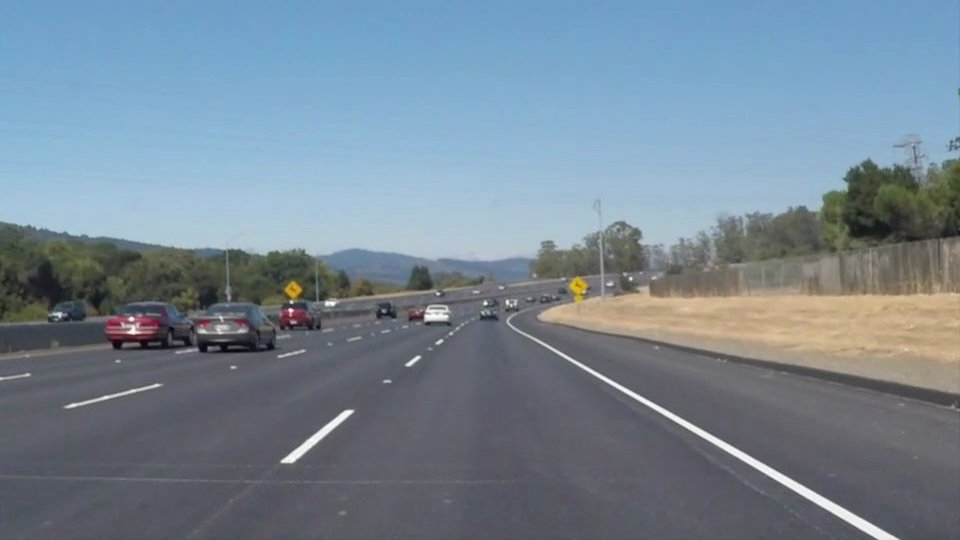
#> input picture Self-Driving Projects/Term 1/1. Finding Lane Lines Project/test_images/solidWhiteCurve.jpg, 960 x 540 px; its folder holds only this picture in this run
$ jupyter execute 'Lane Finding Project.ipynb'   (shell and % lines are left out)
#> lines starting #> are read from the running program, lines starting #| are printed output that depends on the picture; after the words box and inside, x2 and y2 are one past the last pixel; in counts of white or black regions, pixels touching at a corner belong together
# Finding Lane Lines Project
___

## Objective:
___

My Objective for this project is to find the Lane Lines in Images and Videos taken from a camera mounted on the center of a vehicle.

This will be completed by Thresholding Grayscale pixel values and using Canny Edge detection. Afterwards, I will mask the region of the edges detected to solely the region where lane lines would appear.

Then, next I will use a Hough Transformation on the masked edges to get the detected line segments, and calculate the lanes slopes to determine wheter the detected line is a part of the left lane or the right lane.

Lastly I will calculate the y-intercept of the lane lines and draw the detected straight line on the image.

## Code:
___

[cell 1]
import matplotlib.pyplot as plt
import matplotlib.image as mpimg
import matplotlib.gridspec as gridspec

import numpy as np
import cv2
import glob

#### Here are some the images used to test how robust the Lane Finding Pipeline should be.

[cell 2]
test_images = glob.glob('test_images/*.jpg')
num_images = len(test_images)
images = []
i = 0

fig = plt.figure(figsize=(30, 12))
gs = gridspec.GridSpec(1,num_images)


for path in test_images:
    image = mpimg.imread(path)
#> image is the input picture: shape (540, 960, 3); mean R, G, B 118.5, 134.5, 148.1
    images.append(image)
    plt.subplot(gs[i])
    plt.imshow(image)
    plt.axis('off')
    i += 1

print('There are', len(images), 'Test Images')
#| There are 1 Test Images

### Create the pipeline for drawing the lane lines as a function

[cell 3]
def process_image(image, display=False):

    # Convert the Image to Grayscale
    gray = cv2.cvtColor(image,cv2.COLOR_RGB2GRAY)


    # Defined a kernel size and applied Gaussian smoothing
    kernel_size = 5
    blur_gray = cv2.GaussianBlur(gray,(kernel_size, kernel_size),0)


    # Thresholding Grayscale pixel values
    low_color_threshold = 165
    high_color_threshold = 255
    color_mask = cv2.inRange(blur_gray,low_color_threshold,high_color_threshold)
    color_masked = cv2.bitwise_and(blur_gray,blur_gray, mask=color_mask)


    # Used Canny Edge Detection to detect edges with the follwing parameters
    low_threshold = 50
    high_threshold = 150
    edges = cv2.Canny(color_masked, low_threshold, high_threshold)


    # Mask the region of interest for lane lines
    mask = np.zeros_like(edges)
    ignore_mask_color = 255

    # Defined the 4 sided polygon that will represent our region of interest
    imshape = image.shape
    vertices = np.array([[(0,imshape[0]),(475, 310), (465, 310), (imshape[1],imshape[0])]], dtype=np.int32)
    cv2.fillPoly(mask, vertices, ignore_mask_color)

    masked_edges = cv2.bitwise_and(edges, mask)


    # Here are the Hough transform parameters

    rho = 2 # distance resolution in pixels of the Hough grid (Or Hough Accumulator Array)
    theta = np.pi/180 # angular resolution in radians of the Hough grid

    threshold = 25     # minimum number of votes (intersections in Hough grid cell)
    min_line_length = 3 # minimum number of pixels making up a line
    max_line_gap = 5    # maximum gap in pixels between connectable line segments

    # Detected line segments from the masked edges aquired earlier
    lines = cv2.HoughLinesP(masked_edges, rho, theta, threshold, np.array([]),
                                min_line_length, max_line_gap)

    # Iterate over each lne segment and draw their lines on a blank image
    leftSlopeTotal = 0
    rightSlopeTotal = 0
    leftYintTotal = 0
    rightYintTotal = 0
    leftAmount = 0
    rightAmount = 0

    for line in lines:
        for x1,y1,x2,y2 in line:

            if((x2-x1)==0):
                print('One of the values divides by 0')
            else:
                curSlope = (y2-y1)/(x2-x1)
                curYint1 = -1*curSlope*x1 + y1
                curYint2 = -1*curSlope*x2 + y2
                if(curSlope<=-0.5):
                    # Left Side
                    leftSlopeTotal = leftSlopeTotal + curSlope
                    leftYintTotal = leftYintTotal + curYint1
                    leftAmount = leftAmount + 1

                elif(curSlope>=0.5):
                    # Right Side
                    rightSlopeTotal = rightSlopeTotal + curSlope
                    rightYintTotal = rightYintTotal + curYint1
                    rightAmount= rightAmount + 1

    avgLeftSlope =leftSlopeTotal/leftAmount
    avgRightSlope = rightSlopeTotal/rightAmount
    avgLeftYint = leftYintTotal/leftAmount
    avgRightYint = rightYintTotal/rightAmount

    leftYpoint1 = imshape[0]
    leftXpoint1 = int((leftYpoint1-avgLeftYint)/avgLeftSlope)

    leftYpoint2 = 310
    leftXpoint2 = int((leftYpoint2-avgLeftYint)/avgLeftSlope)

    line_image = np.copy(image)*0 # creating a blank to draw lines on

    cv2.line(line_image,(leftXpoint1,leftYpoint1),(leftXpoint2,leftYpoint2),(255,0,0),10)

    rightYpoint1 = imshape[0]
    rightXpoint1 = int((rightYpoint1-avgRightYint)/avgRightSlope)

    rightYpoint2 = 310
    rightXpoint2 = int((rightYpoint2-avgRightYint)/avgRightSlope)
    cv2.line(line_image,(rightXpoint1,rightYpoint1),(rightXpoint2,rightYpoint2),(0,0,255),10)


    # Create a "color" binary image to combine with line image
    # color_edges = np.dstack((masked_edges, masked_edges, masked_edges))

    # Draw the lines on the edge image
    output_image = cv2.addWeighted(image, 0.8, line_image, 1, 0)
    # lines_edges = cv2.addWeighted(color_edges, 0.8, line_image, 1, 0)


    if (display):
        fig = plt.figure(figsize=(30, 12))
        gs = gridspec.GridSpec(1,4)

        plt.subplot(gs[0])
        plt.title('Grayscale Image')
        plt.imshow(gray, cmap='gray')
        plt.axis('off')

        plt.subplot(gs[1])
        plt.title('Region of Interest Mask')
        plt.imshow(mask, cmap='gray')
        plt.axis('off')

        plt.subplot(gs[2])
        plt.title('Edges within the Region of Interest')
        plt.imshow(masked_edges, cmap='gray')
        plt.axis('off')

        plt.subplot(gs[3])
        plt.title('Output Image')
        plt.imshow(output_image)
        plt.axis('off')


    return output_image

### Here are some images of each step in the pipeline

[cell 4]
for image in images:
    process_image(image,display=True)
#> this loop made 1 pass
#> (kernel_size in process_image, low_color_threshold in process_image, high_color_threshold in process_image, low_threshold in process_image, high_threshold in process_image, ignore_mask_color in process_image, imshape in process_image, vertices in process_image) on pass 1: (5, 165, 255, 50, 150, 255, (540, 960, 3), [[0, 540], [475, 310], [465, 310], [960, 540]])
#> pass 1, in process_image, `gray = cv2.cvtColor(image,cv2.COLOR_RGB2GRAY)`:
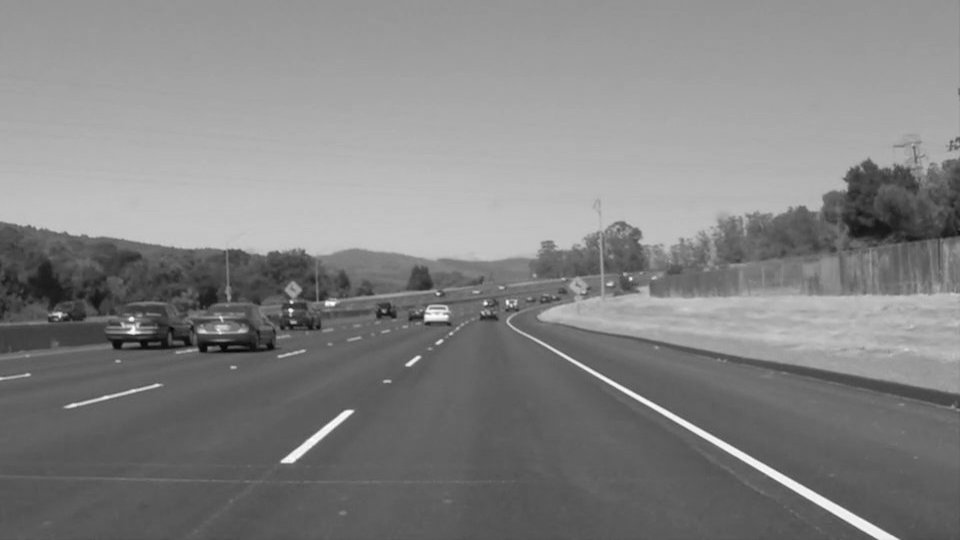
#> gray: shape (540, 960); min 5, max 255, mean 131.2
#> pass 1, in process_image, `color_mask = cv2.inRange(blur_gray,low_color_threshold,high_color_thre..`:
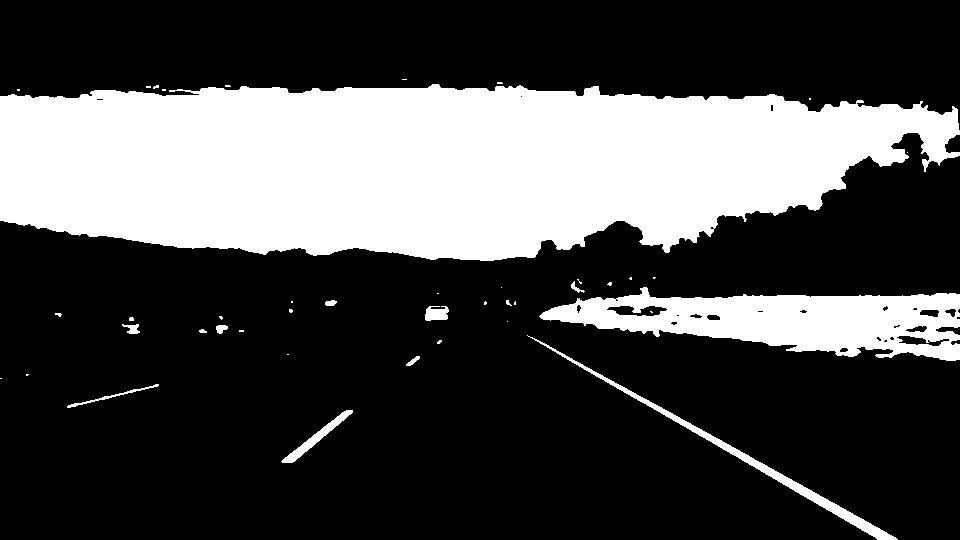
#> color_mask: shape (540, 960); 29.2% white; 42 white regions (30 under 20 px), largest, box (x1, y1, x2, y2) and area: (0, 84, 960, 261) 129456, (539, 287, 960, 361) 17418, (527, 335, 898, 540) 2666
#> pass 1, in process_image, `color_masked = cv2.bitwise_and(blur_gray,blur_gray, mask=color_mask)`:
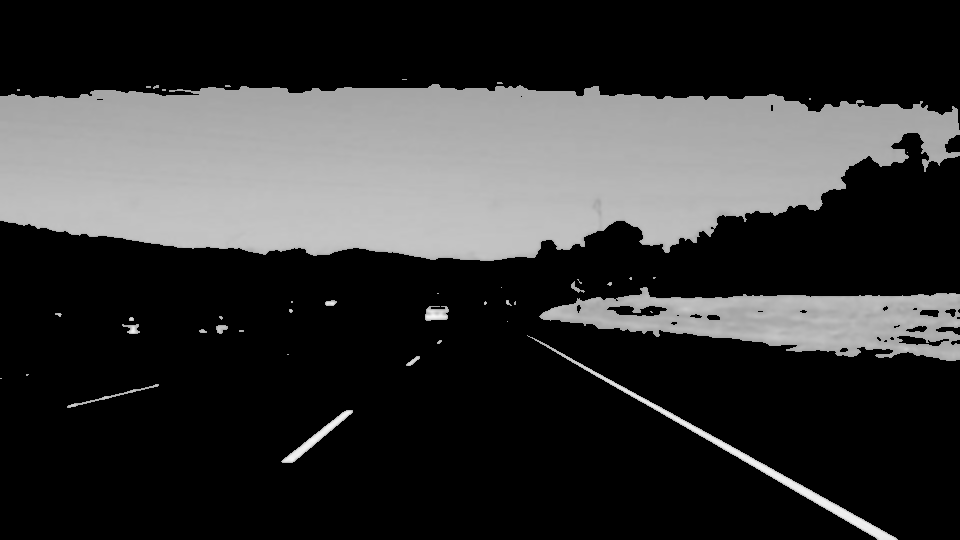
#> color_masked: shape (540, 960); min 0, max 246, mean 52.5
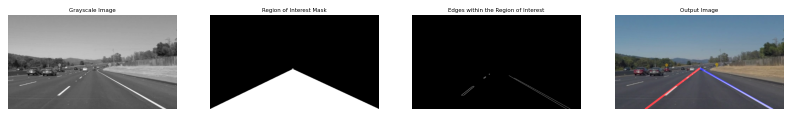
#> figure drawn by matplotlib, 4 panels

## Video Output
___
Here is the pipeline computing lane lines for every frame in a video. The pipeline was tested on 2 videos, solidWhiteRight.mp4, and solidYellowLeft.mp4

[cell 5]
# Import everything needed to edit/save/watch video clips
from moviepy.editor import VideoFileClip
from IPython.display import HTML

def process_video(path):

    filename = path.split('.')[0]

    video_output = filename + '_output.mp4'
    clip1 = VideoFileClip(path)
    white_clip = clip1.fl_image(process_image)
    white_clip.write_videofile(video_output, audio=False)

inputVideo1 = 'solidYellowLeft.mp4'

process_video(inputVideo1)
#> (the call stopped at in process_video, `clip1 = VideoFileClip(path)`: moviepy is not available in this run)

from IPython.display import HTML

HTML("""
<video width="320" height="240" controls>
  <source src="solidYellowLeft_output.mp4" type="video/mp4">
</video>
""")

[cell 6]
inputVideo2 = 'solidWhiteRight.mp4'
process_video(inputVideo2)
#> (the call stopped at in process_video, `clip1 = VideoFileClip(path)`: moviepy is not available in this run)

$ run again, on Self-Driving Projects/Term 1/1. Finding Lane Lines Project/test_images/solidYellowLeft.jpg
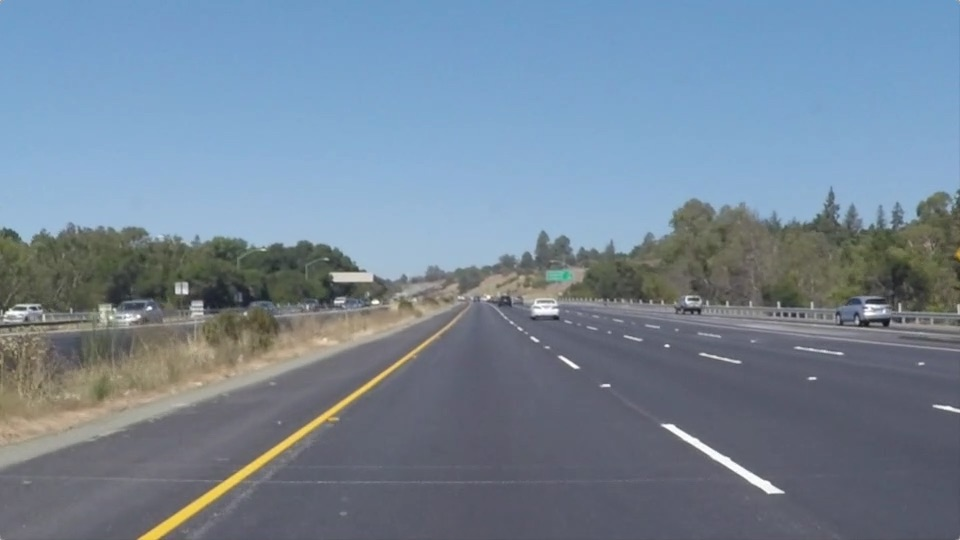
#> input picture Self-Driving Projects/Term 1/1. Finding Lane Lines Project/test_images/solidYellowLeft.jpg, 960 x 540 px
#> image is the input picture: shape (540, 960, 3); mean R, G, B 116.5, 133.6, 150.8
#| There are 1 Test Images
#> the loop `for image in images:` made 1 pass
#> (kernel_size in process_image, low_color_threshold in process_image, high_color_threshold in process_image, low_threshold in process_image, high_threshold in process_image, ignore_mask_color in process_image, imshape in process_image, vertices in process_image) on pass 1: (5, 165, 255, 50, 150, 255, (540, 960, 3), [[0, 540], [475, 310], [465, 310], [960, 540]])
#> pass 1, in process_image, `color_mask = cv2.inRange(blur_gray,low_color_threshold,high_color_thre..`:
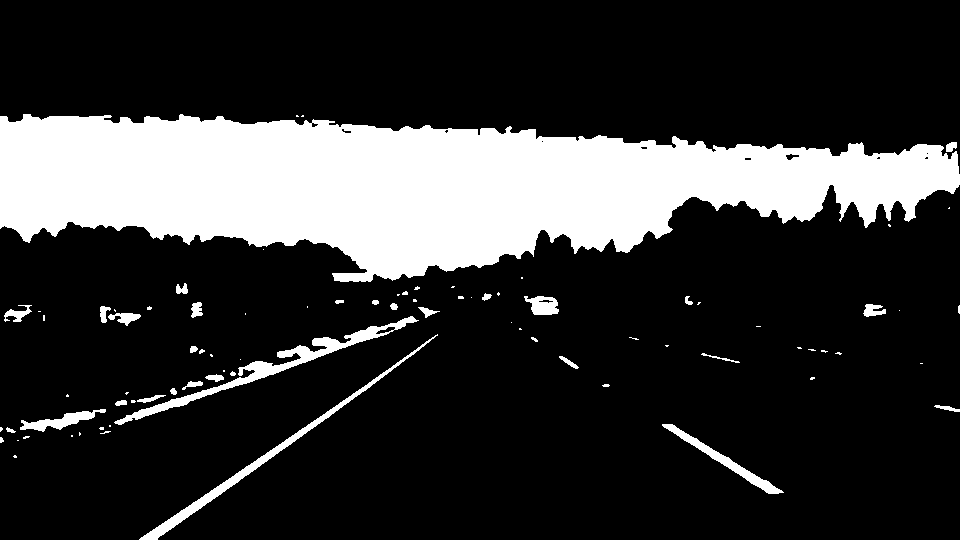
#> color_mask: shape (540, 960); 20.8% white; 83 white regions (52 under 20 px), largest, box (x1, y1, x2, y2) and area: (0, 114, 960, 282) 97949, (114, 316, 419, 425) 2947, (139, 334, 438, 540) 2204
#> `[cell 4] for image in images: process_image(image,display=True)`:
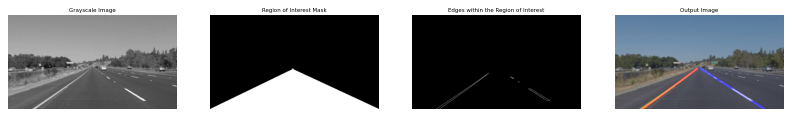
#> figure drawn by matplotlib, 4 panels

$ run again, on Self-Driving Projects/Term 1/1. Finding Lane Lines Project/test_images/whiteCarLaneSwitch.jpg
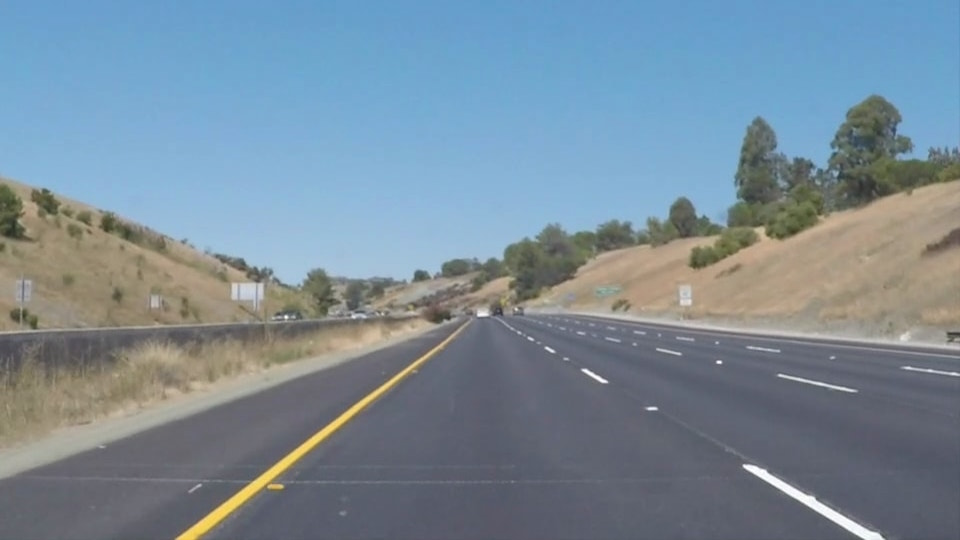
#> input picture Self-Driving Projects/Term 1/1. Finding Lane Lines Project/test_images/whiteCarLaneSwitch.jpg, 960 x 540 px
#> image is the input picture: shape (540, 960, 3); mean R, G, B 121.2, 139.4, 152.9
#| There are 1 Test Images
#> the loop `for image in images:` made 1 pass
#> (kernel_size in process_image, low_color_threshold in process_image, high_color_threshold in process_image, low_threshold in process_image, high_threshold in process_image, ignore_mask_color in process_image, imshape in process_image, vertices in process_image) on pass 1: (5, 165, 255, 50, 150, 255, (540, 960, 3), [[0, 540], [475, 310], [465, 310], [960, 540]])
#> pass 1, in process_image, `color_mask = cv2.inRange(blur_gray,low_color_threshold,high_color_thre..`:
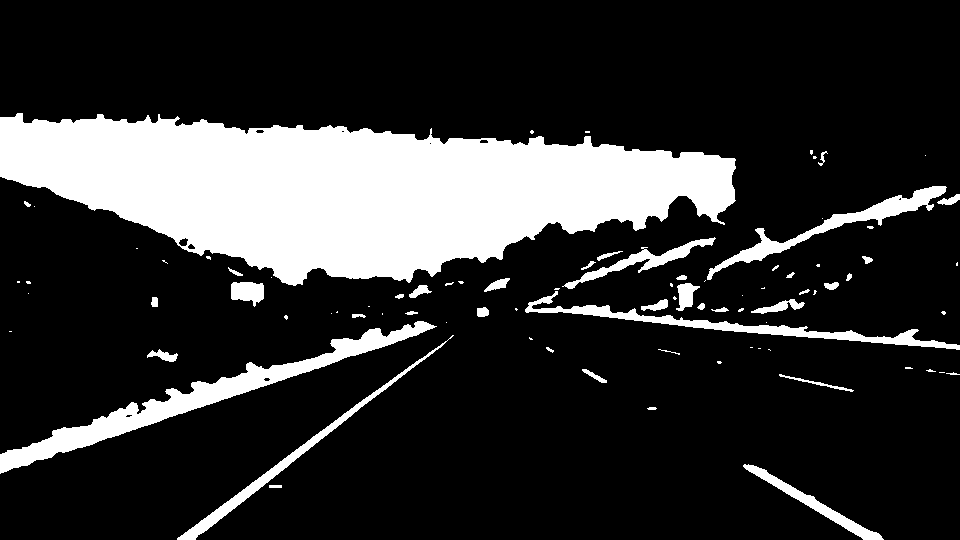
#> color_mask: shape (540, 960); 19.4% white; 86 white regions (46 under 20 px), largest, box (x1, y1, x2, y2) and area: (0, 113, 736, 286) 77144, (0, 321, 437, 474) 8342, (525, 291, 960, 350) 3396
#> `[cell 4] for image in images: process_image(image,display=True)`:
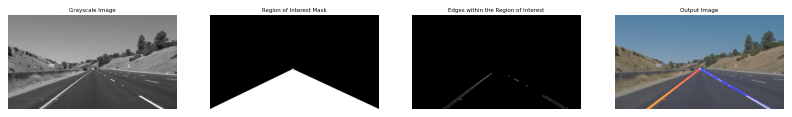
#> figure drawn by matplotlib, 4 panels

$ run again, on Self-Driving Projects/Term 1/1. Finding Lane Lines Project/test_images/solidWhiteRight.jpg
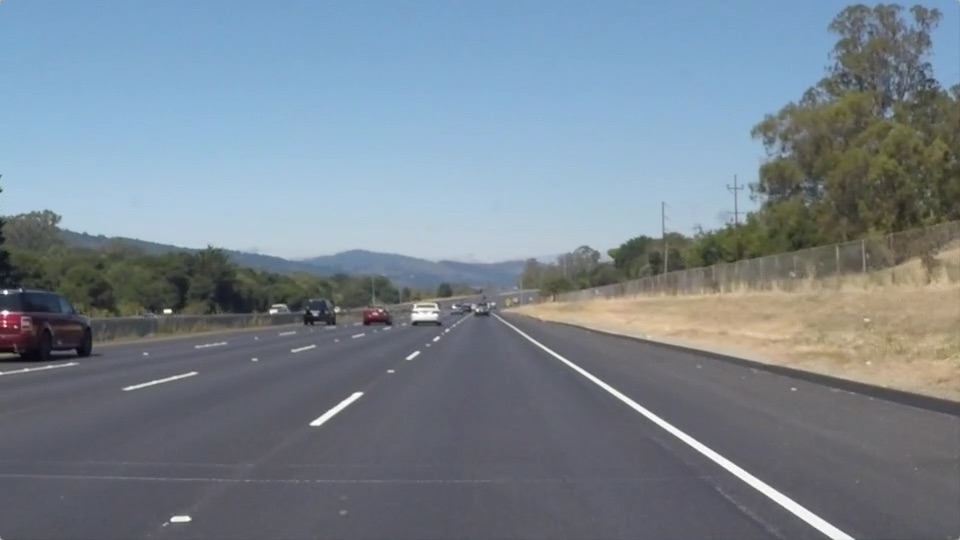
#> input picture Self-Driving Projects/Term 1/1. Finding Lane Lines Project/test_images/solidWhiteRight.jpg, 960 x 540 px
#> image is the input picture: shape (540, 960, 3); mean R, G, B 120.3, 132.6, 143.7
#| There are 1 Test Images
#> the loop `for image in images:` made 1 pass
#> (kernel_size in process_image, low_color_threshold in process_image, high_color_threshold in process_image, low_threshold in process_image, high_threshold in process_image, ignore_mask_color in process_image, imshape in process_image, vertices in process_image) on pass 1: (5, 165, 255, 50, 150, 255, (540, 960, 3), [[0, 540], [475, 310], [465, 310], [960, 540]])
#> pass 1, in process_image, `color_mask = cv2.inRange(blur_gray,low_color_threshold,high_color_thre..`:
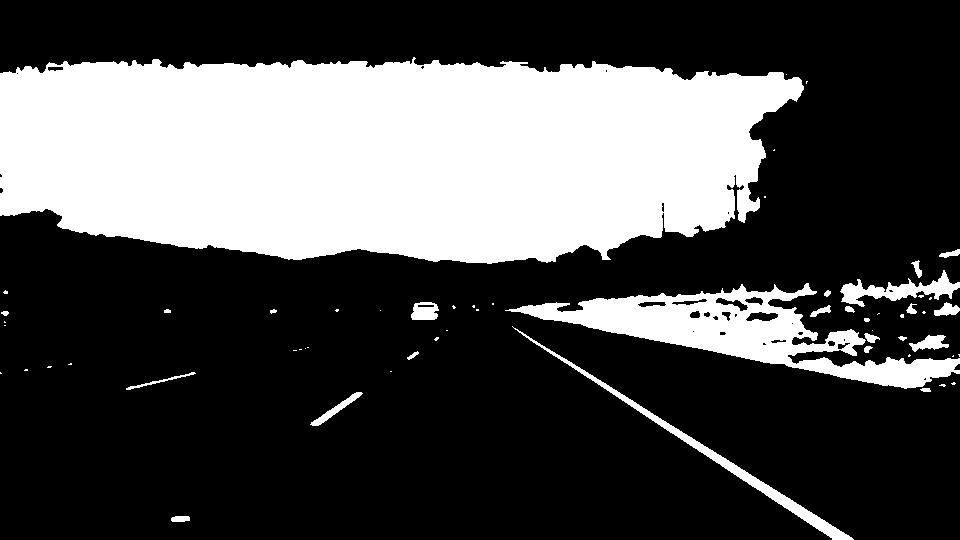
#> color_mask: shape (540, 960); 30.6% white; 60 white regions (35 under 20 px), largest, box (x1, y1, x2, y2) and area: (0, 57, 804, 264) 136386, (505, 283, 960, 389) 15371, (512, 326, 854, 540) 2751
#> `[cell 4] for image in images: process_image(image,display=True)`:
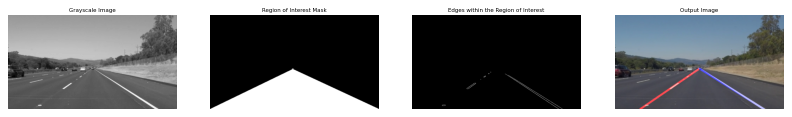
#> figure drawn by matplotlib, 4 panels
